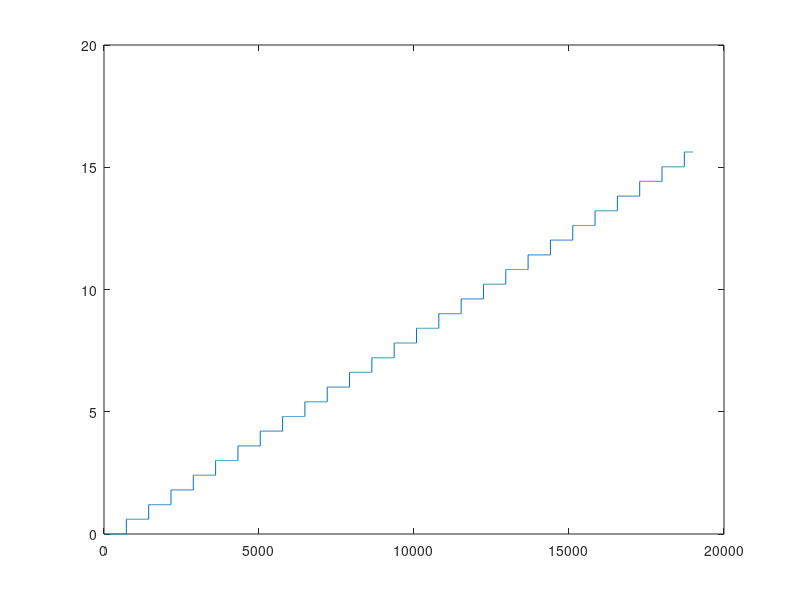
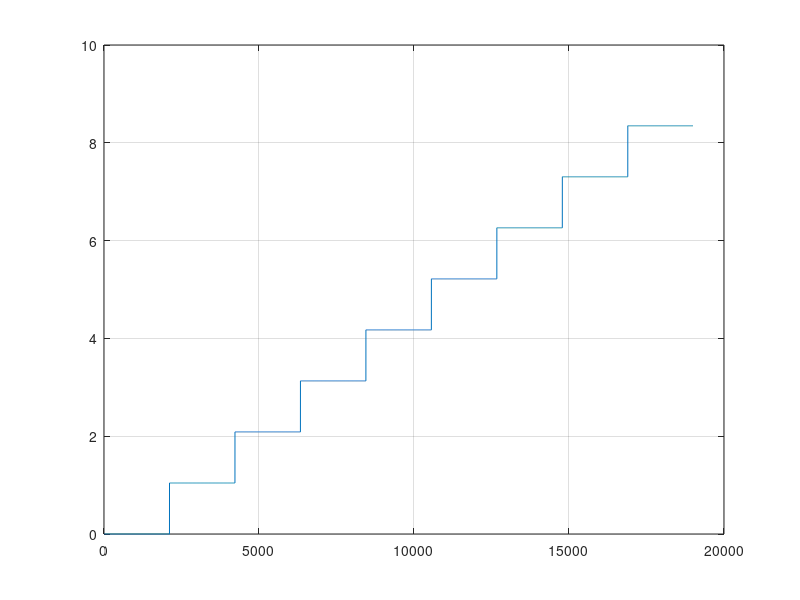

Reproduce these figures in MATLAB, in order.
lettuce = (30*24+1):30*24:19000;    % ticks at which a yield occurs

profile = zeros(1,19000);
% profile(lettuce) = 1;

vals = 20.03*30*(1:length(lettuce))/1000;

profile(lettuce) = vals;

for i = 1:(length(lettuce)-1)
    profile((lettuce(i)+1):(lettuce(i+1)-1)) = vals(i);
end

profile((lettuce(end)+1):end) = vals(end);   % Assign data to last growth cycle

figure, plot(profile)

%% Alternative (faster)
timesteps = 19000;
TimeToCropMaturity = 88;        % days
growthrate = 11.86;             % grams/day/m^2
noCycles = floor(timesteps/(24*TimeToCropMaturity));

matrix = repmat(0:noCycles,24*TimeToCropMaturity,1);

profile = growthrate*TimeToCropMaturity/1000*transpose(matrix(:));
profile = profile(1:timesteps);
figure, plot(profile), grid on